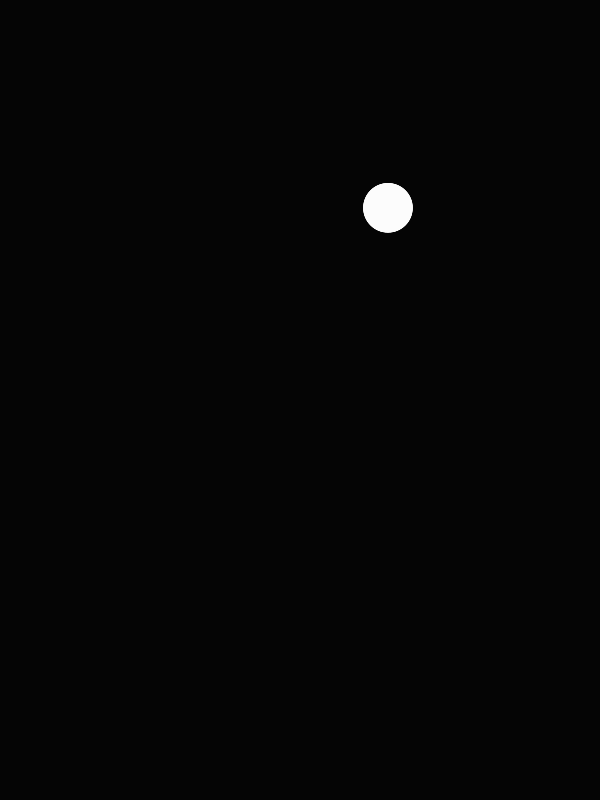
Frame 1 (no input)
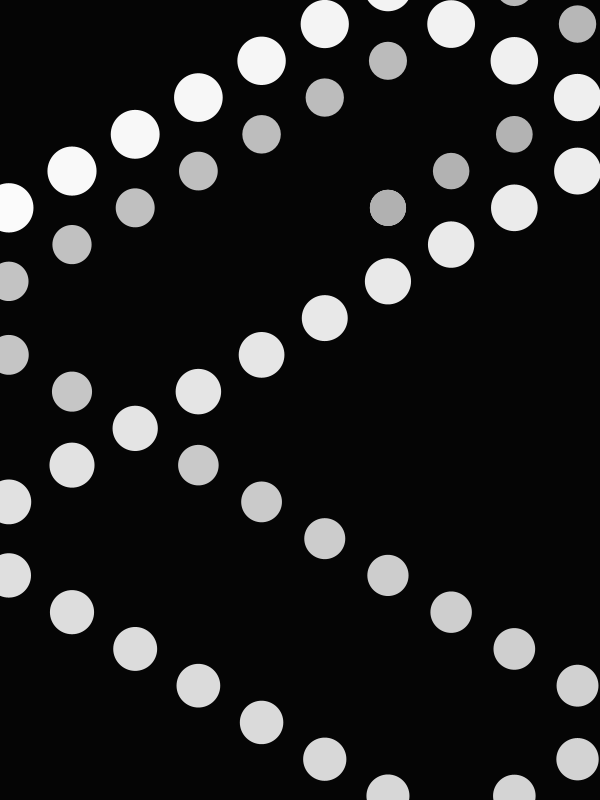
Frame 60 (the mouse pressed at the canvas centre just before this capture)
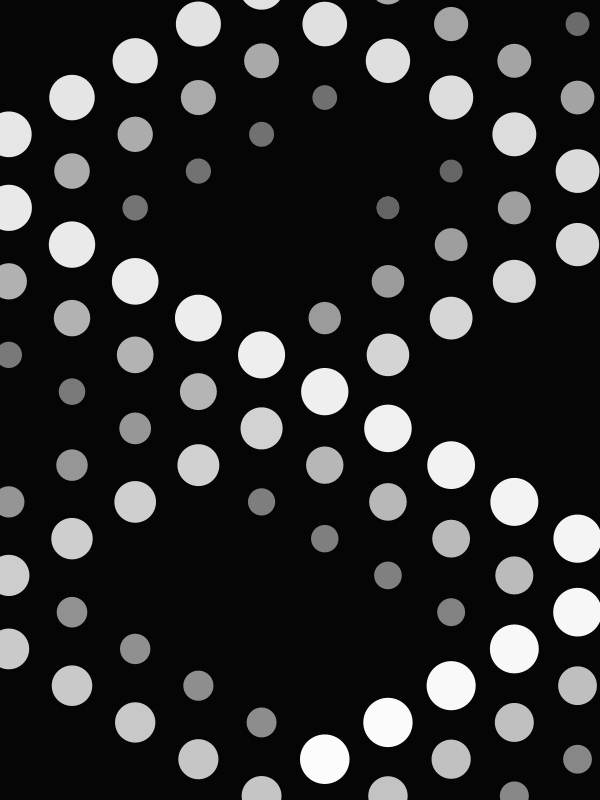
Frame 120 (the mouse held since frame 60 and released just before this capture)

The Processing sketch that drew these frames (run headless with seeded random() and noise(); from frame 60 on, the mouse is pressed at the canvas centre):

// Processing sketch: build
// ── build.pde
// Learning some shit about PVectors
// Holla @ yr boy. 

Mover mover;

void setup() {
	size(600, 800);	
	mover = new Mover();
}

void draw() {
	background(5);
	mover.update();
	mover.checkEdges();
	mover.display();
}

class Mover {

	PVector location;
	PVector velocity;
	float[][] oldPos;
	float diameter;

	Mover() {
		location = new PVector(random(width), random(height));
		velocity = new PVector(random(-70,70),random(-70, 70));
		oldPos = new float[200][2];
		diameter = 50; 
		for(int i = 0; i < oldPos.length; i++) {
			oldPos[i][0] = location.x;
			oldPos[i][1] = location.y;
		}
	}

	void update() {

		location.add(velocity);
		// Shift the array
		for(int i = 0; i < oldPos.length-1; i++) {
			oldPos[i][0] = oldPos[i+1][0];
			oldPos[i][1] = oldPos[i+1][1];
		}
		// Add the newest value
		oldPos[oldPos.length-1][0] = location.x;
		oldPos[oldPos.length-1][1] = location.y;


	}

	void display() {

		// Paint the ever-decreasing trail of coolness
		for(int i = 0; i < oldPos.length - 1; i ++) {
			noStroke();
			float opc = map(i, 0, oldPos.length, 0, 255);
			float curDiameter = map(i, 0, oldPos.length, 5, diameter);
			fill(opc);
			ellipse(oldPos[i][0], oldPos[i][1], curDiameter, curDiameter);
		}

		// Paint the main circle with a stroke around it
		/*
		stroke(255,0,0);
		strokeWeight(10);
		fill(175); 
		ellipse(location.x, location.y, diameter, diameter);
		*/
	}

	void checkEdges() {

		// Check x 
		if(location.x > width) {
			velocity.x *= -1;
		} else if (location.x < 0) {
			velocity.x *= -1; 
		}

		// Check y
		if(location.y > height) {
			velocity.y *= -1;
		} else if(location.y < 0) {
			velocity.y *=-1; 
		}
	}

} 
